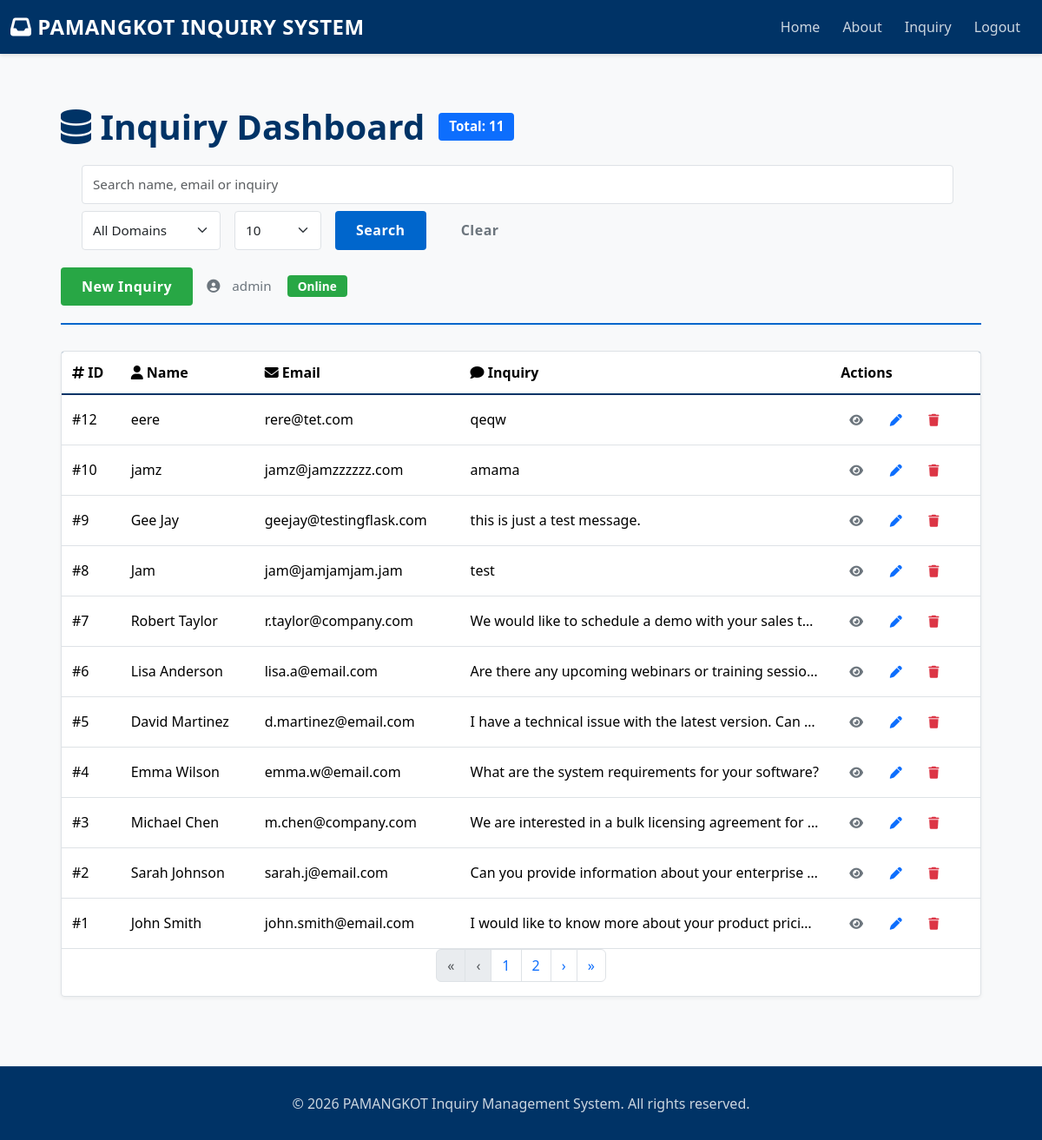
The page /display?q=&per_page=10&page=0 (signed in) on the database its author committed.
### tables this page shows
CREATE TABLE inquiry (id integer primary key autoincrement, name text, email text, inquiry text);

### capstone.py (the view)
@app.route('/display')
def display():
    if 'user_logged_in' not in session:
        flash('Please log in to access the dashboard', 'warning')
        return redirect(url_for('index'))
    initDB()
    page = request.args.get('page', 1, type=int)
    per_page = request.args.get('per_page', 10, type=int)
    q = request.args.get('q', None)
    data, total = getInquiriesFiltered(search=q, page=page, per_page=per_page)
    total_pages = (total + per_page - 1) // per_page if per_page else 1
    return render_template('dashboard.html', data=data, page=page, per_page=per_page, total=total, total_pages=total_pages, q=q)

### capstone.py (called while the page is built, shortened)
def initDB():
    connection = sqlite3.connect("database.db")
    _cursor = connection.cursor()
    _cursor.execute("CREATE TABLE IF NOT EXISTS inquiry (id integer primary key autoincrement, name text, email text, inquiry text)")
    _cursor.execute("CREATE TABLE IF NOT EXISTS users (id integer primary key autoincrement, username text unique, password text)")
    _cursor.close()
    connection.commit()
    connection.close()

def getInquiriesFiltered(search=None, page=None, per_page=None, email_domain=None):
    connection = sqlite3.connect("database.db")
    _cursor = connection.cursor()
    params = []
    where_clauses = []
    if search:
        where_clauses.append("(name LIKE ? OR email LIKE ? OR inquiry LIKE ?)")
        like = f"%{search}%"
        params.extend([like, like, like])
    where_clause = "WHERE " + " AND ".join(where_clauses) if where_clauses else ""
    count_query = f"SELECT COUNT(*) FROM inquiry {where_clause}"
    _cursor.execute(count_query, params)
    total = _cursor.fetchone()[0]
    if not page or not per_page:
        query = f"SELECT * FROM inquiry {where_clause} ORDER BY id DESC"
        _cursor.execute(query, params)
        data = _cursor.fetchall()
        _cursor.close()
        connection.close()
        return data, total

### templates/dashboard.html (shortened to what this page needs)
{% extends "base.html" %}
{% block content %}
<div class="dashboard-wrapper">
    <div class="dashboard-container">
        <div class="dashboard-header">
            <div class="d-flex align-items-center header-left">
                <h1 class="mb-0"><i class="fas fa-database"></i> Inquiry Dashboard</h1>
                <span class="badge bg-primary ms-3" style="font-size:0.95rem; padding:8px 12px;">Total: {{ data|count }}</span>
            </div>
            <div class="header-middle flex-grow-1 mx-4">
                    <form method="get" class="d-flex flex-wrap gap-2" action="{{ url_for('dashboard') }}" aria-label="Search and filter inquiries">
                        <input type="text" name="q" class="form-control me-2" placeholder="Search name, email or inquiry" value="{{ q or '' }}" aria-label="Search">
                        <select name="email_domain" class="form-select me-2" style="max-width:160px;" aria-label="Filter by email domain">
                            <option value="">All Domains</option>
                        </select>
                        <select name="per_page" class="form-select me-2" style="max-width:100px;" aria-label="Results per page">
                            <option value="10" {% if per_page == 10 %}selected{% endif %}>10</option>
                        </select>
                        <button class="btn btn-primary me-2" type="submit">Search</button>
                        <a class="btn btn-outline-secondary" href="{{ url_for('dashboard') }}">Clear</a>
                    </form>
            </div>
            <div class="d-flex align-items-center header-right">
                <a href="{{ url_for('inquiry') }}" class="btn btn-success me-3">New Inquiry</a>
                <div class="user-info">
                    <i class="fas fa-user-circle"></i>
                    <span class="ms-1">{{ session.get('username', 'User') }}</span>
                    <span class="badge badge-success ms-2">Online</span>
                </div>
            </div>
        </div>
        {% if data %}
        <div class="table-wrapper">
            <div class="table-responsive">
                <table class="table">
                    <thead>
                        <tr>
                            <th><i class="fas fa-hashtag"></i> ID</th>
                            <th><i class="fas fa-user"></i> Name</th>
                            <th><i class="fas fa-envelope"></i> Email</th>
                            <th><i class="fas fa-comment"></i> Inquiry</th>
                            <th>Actions</th>
                        </tr>
                    </thead>
                    <tbody>
                        {% for record in data %}
                        <tr>
                            <td class="align-middle">#{{ record[0] }}</td>
                            <td class="align-middle">{{ record[1] }}</td>
                            <td class="align-middle truncate" title="{{ record[2] }}">{{ record[2] }}</td>
                            <td class="align-middle truncate" title="{{ record[3] }}">{{ record[3] }}</td>
                            <td class="align-middle">
                                <div class="action-btns">
                                    <button type="button" class="btn btn-sm btn-outline-secondary" data-bs-toggle="modal" data-bs-target="#inquiryModal" data-id="{{ record[0] }}" data-name="{{ record[1] }}" data-email="{{ record[2] }}" data-inquiry="{{ record[3] }}">
                                        <i class="fas fa-eye"></i>
                                    </button>
                                    <a href="{{ url_for('edit_inquiry', inquiry_id=record[0]) }}" class="btn btn-sm btn-outline-primary"><i class="fas fa-pen"></i></a>
                                    <form method="post" action="{{ url_for('delete_inquiry', inquiry_id=record[0]) }}" style="display:inline-block;">
                                        <button type="submit" class="btn btn-sm btn-outline-danger" onclick="return confirm('Delete this inquiry?');"><i class="fas fa-trash"></i></button>
                                    </form>
                                </div>
                            </td>
                        </tr>
                        {% endfor %}
                    </tbody>
                </table>
            </div>
            {% if total_pages and total_pages > 1 %}
            <nav aria-label="Page navigation">
                    <ul class="pagination justify-content-center">
                        <li class="page-item {% if page <= 1 %}disabled{% endif %}">
                            <a class="page-link" href="?q={{ q or '' }}&per_page={{ per_page }}&page=1" tabindex="-1" aria-label="First">«</a>
                        </li>
                        <li class="page-item {% if page <= 1 %}disabled{% endif %}">
                            <a class="page-link" href="?q={{ q or '' }}&per_page={{ per_page }}&page={{ page-1 }}" tabindex="-1" aria-label="Previous">‹</a>
                        </li>
                        {% set start_page = page - 2 if page - 2 > 1 else 1 %}
                        {% set end_page = page + 2 if page + 2 < total_pages else total_pages %}
                        {% for p in range(start_page, end_page + 1) %}
                            <li class="page-item {% if p == page %}active{% endif %}"><a class="page-link" href="?q={{ q or '' }}&per_page={{ per_page }}&page={{ p }}">{{ p }}</a></li>
                        {% endfor %}
                        <li class="page-item {% if page >= total_pages %}disabled{% endif %}">
                            <a class="page-link" href="?q={{ q or '' }}&per_page={{ per_page }}&page={{ page+1 }}" aria-label="Next">›</a>
                        </li>
                        <li class="page-item {% if page >= total_pages %}disabled{% endif %}">
                            <a class="page-link" href="?q={{ q or '' }}&per_page={{ per_page }}&page={{ total_pages }}" aria-label="Last">»</a>
                        </li>
                    </ul>
            </nav>
            {% endif %}
        </div>
        {% else %}
        <div class="empty-state">
            <i class="fas fa-inbox"></i>
            <h3>No Data Available</h3>
            <p>The inquiry database is currently empty.</p>
        </div>
        {% endif %}
    </div>
</div>
{% endblock %}

### templates/base.html (style rules this page uses)
* { margin: 0; padding: 0; box-sizing: border-box; }
:root { --primary-color: #003366; --secondary-color: #0066cc; --accent-color: #1a8cff; --light-bg: #f8f9fa; --card-bg: #ffffff; --border-color: #dee2e6; --text-primary: #212529; --text-secondary: #6c757d; --success-color: #28a745; --danger-color: #dc3545; }
body { background-color: var(--light-bg); color: var(--text-primary); font-family: 'Segoe UI', Tahoma, Geneva, Verdana, sans-serif; min-height: 100vh; display: flex; flex-direction: column; }
.form-control, .form-select, textarea { border: 1px solid var(--border-color); border-radius: 4px; padding: 10px 12px; font-size: 0.95rem; transition: all 0.3s ease; }
.btn { border-radius: 4px; font-weight: 600; padding: 10px 24px; border: none; transition: all 0.3s ease; text-transform: capitalize; letter-spacing: 0.5px; }
.btn-primary { background-color: var(--secondary-color); color: #ffffff; }
.btn-success { background-color: var(--success-color); color: #ffffff; }
.table { color: var(--text-primary); border-color: var(--border-color); }
.table thead { background-color: var(--primary-color); color: #ffffff; }
.table thead th { border-bottom: 2px solid var(--primary-color); font-weight: 600; padding: 12px; }
.table tbody tr { transition: all 0.3s ease; border-bottom: 1px solid var(--border-color); }
.table tbody td { padding: 12px; vertical-align: middle; }
h1, h2, h3, h4, h5, h6 { color: var(--primary-color); font-weight: 600; margin-bottom: 15px; }
h1 { font-size: 2.5rem; border-bottom: 3px solid var(--secondary-color); padding-bottom: 15px; }
.badge { padding: 6px 12px; border-radius: 4px; font-weight: 600; font-size: 0.85rem; }
.badge-success { background-color: var(--success-color); color: #ffffff; }

### templates/dashboard.html (style rules this page uses)
.dashboard-wrapper { width: 100%; padding: 40px 20px; }
.dashboard-container { max-width: 1200px; margin: 0 auto; }
.dashboard-header { display: flex; justify-content: space-between; align-items: center; margin-bottom: 30px; padding-bottom: 20px; border-bottom: 2px solid var(--secondary-color); flex-wrap: wrap; gap: 20px; }
.dashboard-header h1 { margin: 0; border-bottom: none; padding-bottom: 0; }
.user-info { display: flex; align-items: center; gap: 10px; color: var(--text-secondary); font-weight: 500; font-size: 0.95rem; }
.user-info .badge { background-color: var(--success-color); }
.table-wrapper { background: var(--card-bg); border: 1px solid var(--border-color); border-radius: 4px; box-shadow: 0 2px 4px rgba(0, 0, 0, 0.05); overflow: hidden; margin-bottom: 20px; }
.table-wrapper .table { margin-bottom: 0; }
.truncate { max-width: 380px; white-space: nowrap; overflow: hidden; text-overflow: ellipsis; }
.action-btns .btn { margin-right: 6px; padding: 6px 10px; }

### rows shown on the page
inquiry: id "12", name "eere", email "rere@tet.com", inquiry "qeqw"
inquiry: id "10", name "jamz", email "jamz@jamzzzzzz.com", inquiry "amama"
inquiry: id "9", name "Gee Jay", email "geejay@testingflask.com", inquiry "this is just a test message."
inquiry: id "8", name "Jam", email "jam@jamjamjam.jam", inquiry "test"
inquiry: id "7", name "Robert Taylor", email "r.taylor@company.com", inquiry "We would like to schedule a demo with your sales t…"
inquiry: id "6", name "Lisa Anderson", email "lisa.a@email.com", inquiry "Are there any upcoming webinars or training sessio…"
inquiry: id "5", name "David Martinez", email "d.martinez@email.com", inquiry "I have a technical issue with the latest version. Can…"
inquiry: id "4", name "Emma Wilson", email "emma.w@email.com", inquiry "What are the system requirements for your software?"
inquiry: id "3", name "Michael Chen", email "m.chen@company.com", inquiry "We are interested in a bulk licensing agreement for…"
inquiry: id "2", name "Sarah Johnson", email "sarah.j@email.com", inquiry "Can you provide information about your enterprise…"
inquiry: id "1", name "John Smith", email "john.smith@email.com", inquiry "I would like to know more about your product prici…"

### other values the page prints
{{ data|count }} "11"
{{ session.get('username', 'User') }} "admin"
{{ p }} "1" "2"
